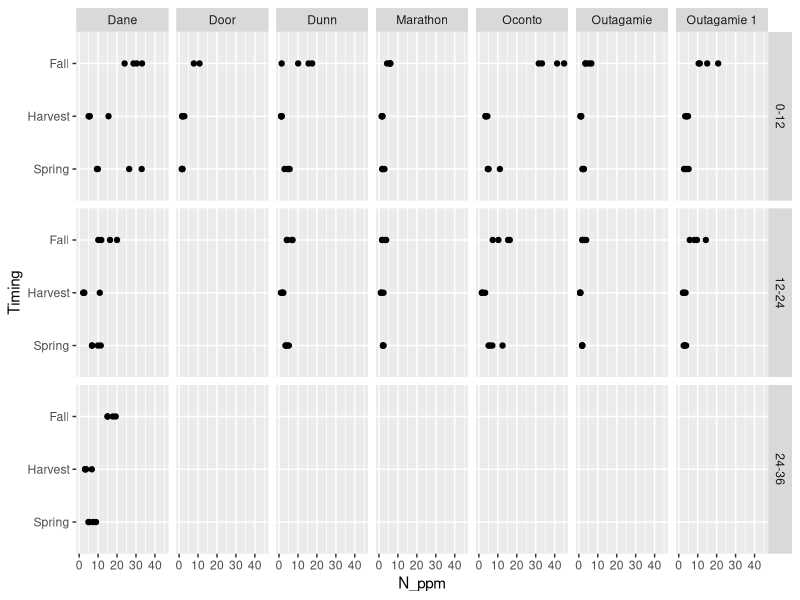
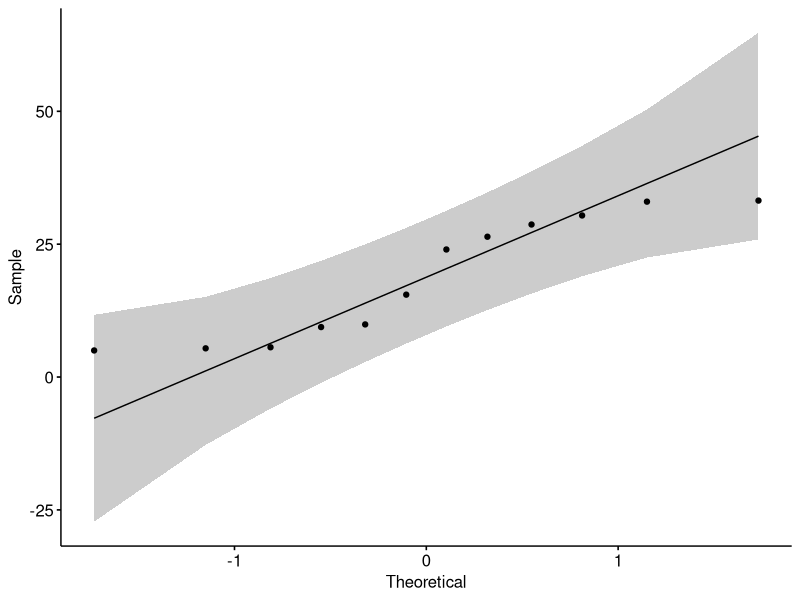
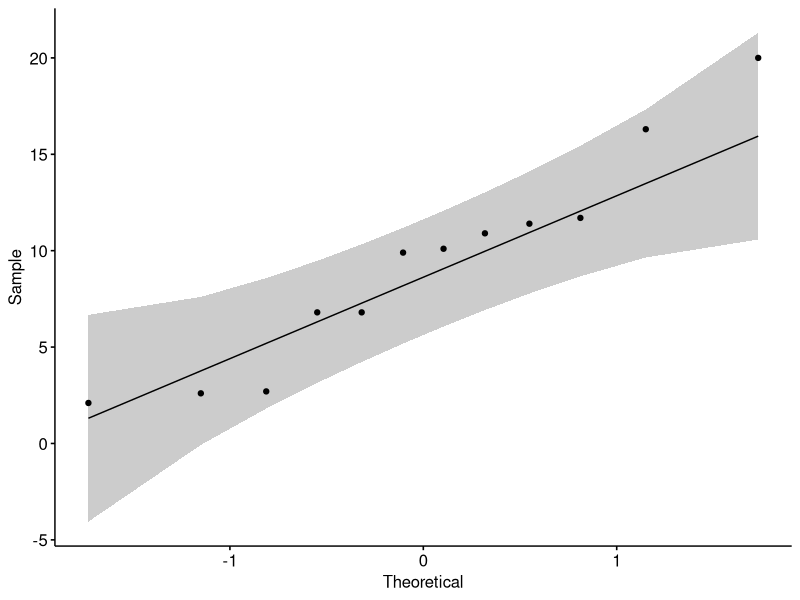
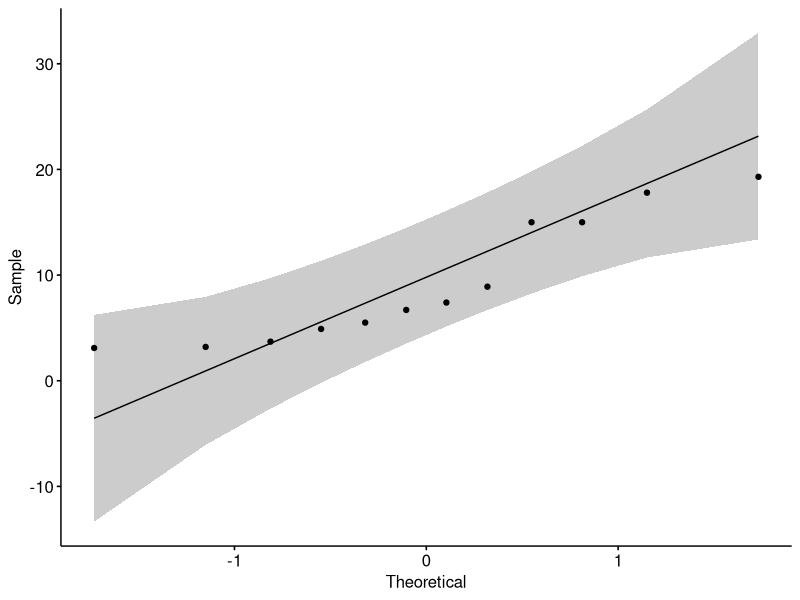
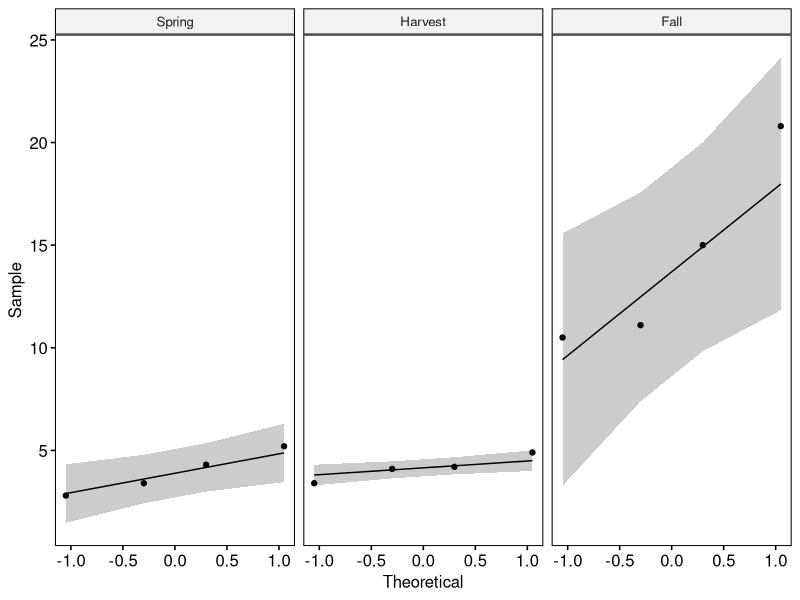
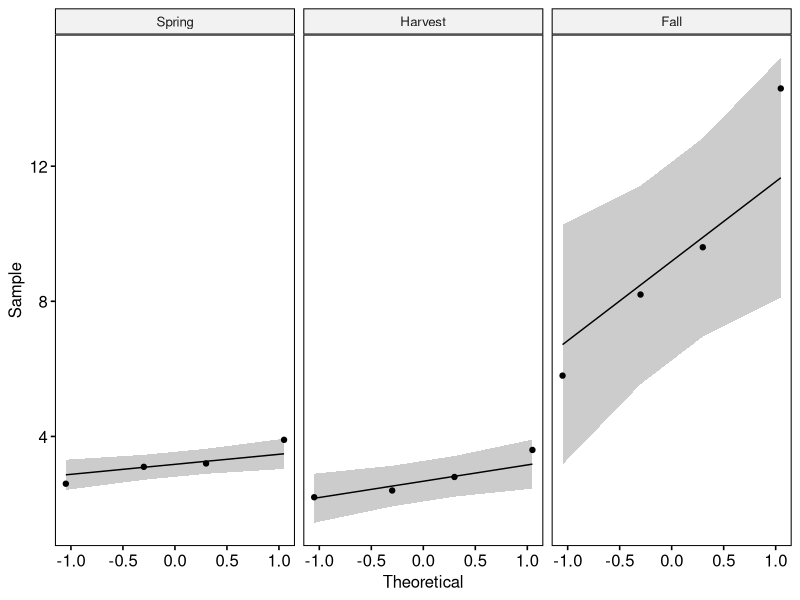

Reproduce these figures in R, in order. (Note: this script raises an error after producing the figures.)
## ---- chunk 1
library(ggplot2)
library(tidyverse)
library(dplyr)
library(emmeans)
library(lme4)
library(lmerTest)
library(multcomp)
library(rstatix)
library(ggpubr)
## ---- chunk 2
getwd()
data1= read.csv(file="Season_nitrate.csv")

data1 = data1 %>%
  mutate(Rep= as.factor(Rep))

str(data1)
## ---- chunk 3
data1 = data1 %>%
  mutate(Timing = fct_recode(Timing,
                    "Fall" = "PP",
                    "Spring" = "GU",
                    "Harvest" = "PH"))

order = c("Fall", "Fall", "Fall", "Spring", "Spring", "Spring", "Harvest", "Harvest", "Harvest")
## ---- chunk 4
data1 %>%
  ggplot(aes(x = Timing, y = N_ppm)) +
  geom_point() +
  facet_grid(rows = vars(Depth), cols = vars(County)) +
  coord_flip()
## ---- chunk 5
Dane12 = data1 %>%
  filter(County == "Dane", Depth == "0-12")
Dane24 = data1 %>%
  filter(County == "Dane", Depth == "12-24")
Dane36 = data1 %>%
  filter(County == "Dane", Depth == "24-36")
## ---- chunk 6
#Looking for outliers
Dane12 %>%
  group_by(Timing) %>%
  identify_outliers(N_ppm)#1 outlier, no extreme outliers
Dane24 %>%
  group_by(Timing) %>%
  identify_outliers(N_ppm)#1 outlier, no extreme outliers
Dane36 %>%
  group_by(Timing) %>%
  identify_outliers(N_ppm)#1 outlier, no extreme outliers
## ---- chunk 7
#Normality Test
Dane12 %>%
  #group_by(Timing) %>%
  shapiro_test(N_ppm)#Harvest timing failed

ggqqplot(Dane12, "N_ppm")
#Harvest timing is not normal, outlier is the cause 
#based on qqplot and oulier test
#It's good enough based on visual test

Dane24 %>%
  group_by(Timing) %>%
  shapiro_test(N_ppm)#Harvest timing failed

ggqqplot(Dane24, "N_ppm")
#based on qqplot and oulier test
#It's good enough based on visual test

Dane36 %>%
  group_by(Timing) %>%
  shapiro_test(N_ppm) #Harvest timing failed

ggqqplot(Dane36, "N_ppm")
#Harvest timing is not normal, outlier is the cause 
#based on qqplot and oulier test
#It's good enough based on visual test
## ---- chunk 8
Dane12_model = lmer(N_ppm ~ Timing + (1|Rep), data = Dane12)
Dane24_model = lmer(N_ppm ~ Timing + (1|Rep), data = Dane24)
Dane36_model = lmer(N_ppm ~ Timing + (1|Rep), data = Dane36)
## ---- chunk 9
anova(Dane12_model)
#significant differences based on timing

anova(Dane24_model)
#significant differences based on timing

anova(Dane36_model)
#significant differences based on timing
## ---- chunk 10
Dane12_means = lsmeans(Dane12_model, ~ Timing, contr= "pairwise", adjust= "none")
Dane24_means = lsmeans(Dane24_model, ~ Timing, contr= "pairwise", adjust= "none")
Dane36_means = lsmeans(Dane36_model, ~ Timing, contr= "pairwise", adjust= "none")

Dane12_CLD = cld(Dane12_means$lsmeans,alpha=0.05, Letters=letters, sort=FALSE, reverse=FALSE)
Dane24_CLD = cld(Dane24_means$lsmeans,alpha=0.05, Letters=letters, sort=FALSE, reverse=FALSE)
Dane36_CLD = cld(Dane36_means$lsmeans,alpha=0.05, Letters=letters, sort=FALSE, reverse=FALSE)
## ---- chunk 11
Dane12_CLD = Dane12_CLD %>%
  mutate(Depth = "0-12")

Dane24_CLD = Dane24_CLD %>%
  mutate(Depth = "12-24") 

Dane36_CLD = Dane36_CLD %>%
  mutate(Depth = "24-36")

Dane_CLD = rbind(Dane12_CLD, Dane24_CLD, Dane36_CLD)

Dane_CLD = as_tibble(Dane_CLD) %>% 
  rename(N_ppm = lsmean) %>%
  mutate(N_ppm = round(N_ppm,0),
         Timing = factor(Timing, c("Fall", "Spring", "Harvest")),
         Depth = factor(Depth, c("0-12", "12-24", "24-36")),
         Location = "Dane")
## ---- chunk 12
Outagamie1_12 = data1 %>%
  filter(County == "Outagamie 1", Depth == "0-12")
Outagamie1_24 = data1 %>%
  filter(County == "Outagamie 1", Depth == "12-24")
## ---- chunk 13
#Looking for outliers
Outagamie1_12 %>%
  group_by(Timing) %>%
  identify_outliers(N_ppm)#no outliers

Outagamie1_24 %>%
  group_by(Timing) %>%
  identify_outliers(N_ppm)#no outliers
## ---- chunk 14
#Normality Test
Outagamie1_12 %>%
  group_by(Timing) %>%
  shapiro_test(N_ppm)#passed

ggqqplot(Outagamie1_12, "N_ppm", facet.by = "Timing")
#looks good

Outagamie1_24 %>%
  group_by(Timing) %>%
  shapiro_test(N_ppm)#passed

ggqqplot(Outagamie1_24, "N_ppm", facet.by = "Timing")
#looks good
## ---- chunk 15
Outagamie1_12_model = lmer(N_ppm ~ Timing + (1|Rep), data = Outagamie1_12)
Outagamie1_24_model = lmer(N_ppm ~ Timing + (1|Rep), data = Outagamie1_24)
## ---- chunk 16
anova(Outagamie1_12_model)
#significant differences based on timing

anova(Outagamie1_24_model)
#significant differences based on timing
## ---- chunk 17
Outagamie1_12_means = lsmeans(Outagamie1_12_model, ~ Timing, contr= "pairwise", adjust= "none")
Outagamie1_24_means = lsmeans(Outagamie1_24_model, ~ Timing, contr= "pairwise", adjust= "none")

Outagamie1_12_CLD = cld(Outagamie1_12_means$lsmeans,alpha=0.05, Letters=letters, sort=FALSE, reverse=FALSE)
Outagamie1_24_CLD = cld(Outagamie1_24_means$lsmeans,alpha=0.05, Letters=letters, sort=FALSE, reverse=FALSE)
## ---- chunk 18
Outagamie1_12_CLD = Outagamie1_12_CLD %>%
  mutate(Depth = "0-12")

Outagamie1_24_CLD = Outagamie1_24_CLD %>%
  mutate(Depth = "12-24") 

Outagamie1_CLD = rbind(Outagamie1_12_CLD, Outagamie1_24_CLD)

Outagamie1_CLD = as_tibble(Outagamie1_CLD) %>% 
  rename(N_ppm = lsmean) %>%
  mutate(N_ppm = round(N_ppm,0),
         Timing = factor(Timing, c("Fall", "Spring", "Harvest")),
         Depth = factor(Depth, c("0-12", "12-24")),
         Location = "Outagamie 1")
## ---- chunk 19
Door12 = data1 %>%
  filter(County == "Door", Depth == "0-12")
## ---- chunk 20
#Looking for outliers
Door12 %>%
  group_by(Timing) %>%
  identify_outliers(N_ppm)#1 outlier and it is extreme
## ---- chunk 21
#Normality Test
Door12 %>%
  group_by(Timing) %>%
  shapiro_test(N_ppm) #can't perform because of missing data

ggqqplot(Door12, "N_ppm", facet.by = "Timing")
#looks good
## ---- chunk 22
Door12_model = lmer(N_ppm ~ Timing + (1|Rep), data = Door12)
## ---- chunk 23
anova(Door12_model)
#significant differences based on timing
## ---- chunk 24
Door_12_means = lsmeans(Door_12, ~ Timing, contr= "pairwise", adjust= "none")

Door_12_CLD = cld(Door_12_means$lsmeans,alpha=0.05, Letters=letters, sort=FALSE, reverse=FALSE)
## ---- chunk 25
Door_12_CLD = Door_12_CLD %>%
  mutate(Depth = "0-12")

Door_CLD = as_tibble(Door_12_CLD) %>% 
  rename(N_ppm = lsmean) %>%
  mutate(N_ppm = round(N_ppm,0),
         Timing = factor(Timing, c("Fall", "Spring", "Harvest")),
         Depth = factor(Depth, c("0-12")),
         Location = "Door")
## ---- chunk 26
Outagamie2_12 = data1 %>%
  filter(County == "Outagamie", Depth == "0-12")
Outagamie2_24 = data1 %>%
  filter(County == "Outagamie", Depth == "12-24")
## ---- chunk 27
#Looking for outliers
Outagamie2_12 %>%
  group_by(Timing) %>%
  identify_outliers(N_ppm)#1 outlier, not extreme

Outagamie2_24 %>%
  group_by(Timing) %>%
  identify_outliers(N_ppm)# 2 outliers, both extreme
## ---- chunk 28
#Normality Test
Outagamie2_12 %>%
  group_by(Timing) %>%
  shapiro_test(N_ppm)#passed

ggqqplot(Outagamie2_12, "N_ppm", facet.by = "Timing")
#looks good

Outagamie2_24 %>%
  group_by(Timing) %>%
  shapiro_test(N_ppm)#Spring and harvest failed, probs because of outlier

ggqqplot(Outagamie2_24, "N_ppm", facet.by = "Timing")
#looks good, we'll use it
## ---- chunk 29
Outagamie2_12_model = lmer(N_ppm ~ Timing + (1|Rep), data = Outagamie2_12)
Outagamie2_24_model = lmer(N_ppm ~ Timing + (1|Rep), data = Outagamie2_24)
## ---- chunk 30
anova(Outagamie2_12_model)
#significant differences based on timing

anova(Outagamie2_24_model)
#significant differences based on timing
## ---- chunk 31
Outagamie2_12_means = lsmeans(Outagamie2_12_model, ~ Timing, contr= "pairwise", adjust= "none")
Outagamie2_24_means = lsmeans(Outagamie2_24_model, ~ Timing, contr= "pairwise", adjust= "none")

Outagamie2_12_CLD = cld(Outagamie2_12_means$lsmeans,alpha=0.05, Letters=letters, sort=FALSE, reverse=FALSE)
Outagamie2_24_CLD = cld(Outagamie2_24_means$lsmeans,alpha=0.05, Letters=letters, sort=FALSE, reverse=FALSE)
## ---- chunk 32
Outagamie2_12_CLD = Outagamie2_12_CLD %>%
  mutate(Depth = "0-12")

Outagamie2_24_CLD = Outagamie2_24_CLD %>%
  mutate(Depth = "12-24") 

Outagamie2_CLD = rbind(Outagamie2_12_CLD, Outagamie2_24_CLD)

Outagamie2_CLD = as_tibble(Outagamie2_CLD) %>% 
  rename(N_ppm = lsmean) %>%
  mutate(N_ppm = round(N_ppm,0),
         Timing = factor(Timing, c("Fall", "Spring", "Harvest")),
         Depth = factor(Depth, c("0-12", "12-24")),
         Location = "Outagamie 2")
## ---- chunk 33
Outagamie2_N_PPM = Outagamie2_CLD %>%
  ggplot(aes(x= Timing, y= N_ppm)) +
  geom_point(aes()) +
  geom_pointrange(aes(ymin = lower.CL, ymax = upper.CL)) +
  geom_text(aes(label = .group), nudge_x = 0.08) +
  facet_grid(rows = vars(Depth)) +
  labs(title = "Outagamie 2", x = "sample timing", y = "soil nitrate (ppm)") +
  theme(legend.position = "none")
  

Outagamie2_N_PPM
## ---- chunk 34
Marathon12 = data1 %>%
  filter(County == "Marathon", Depth == "0-12")
Marathon24 = data1 %>%
  filter(County == "Marathon", Depth == "12-24")
## ---- chunk 35
#Looking for outliers
Marathon12 %>%
  group_by(Timing) %>%
  identify_outliers(N_ppm)#2 outliers, not extreme

Marathon24 %>%
  group_by(Timing) %>%
  identify_outliers(N_ppm)#1 outliers, not extreme
## ---- chunk 36
#Normality Test
Marathon12 %>%
  group_by(Timing) %>%
  shapiro_test(N_ppm)#failed

ggqqplot(Marathon12, "N_ppm", facet.by = "Timing")
#looks okay, we'll use it

Marathon24 %>%
  group_by(Timing) %>%
  shapiro_test(N_ppm)#passed

ggqqplot(Marathon24, "N_ppm", facet.by = "Timing")
#looks good, we'll use it
## ---- chunk 37
Marathon12_model = lmer(N_ppm ~ Timing + (1|Rep), data = Marathon12)
Marathon24_model = lmer(N_ppm ~ Timing + (1|Rep), data = Marathon24)
## ---- chunk 38
anova(Marathon12_model)
#significant differences based on timing

anova(Marathon24_model)
#no significant differences based on timing
## ---- chunk 39
Marathon_12_means = lsmeans(Marathon12_model, ~ Timing, contr= "pairwise", adjust= "none")
Marathon_24_means = lsmeans(Marathon24_model, ~ Timing, contr= "pairwise", adjust= "none")

Marathon_12_CLD = cld(Marathon_12_means$lsmeans,alpha=0.05, Letters=letters, sort=FALSE, reverse=FALSE)
Marathon_24_CLD = cld(Marathon_24_means$lsmeans,alpha=0.05, Letters=letters, sort=FALSE, reverse=FALSE)
## ---- chunk 40
Marathon_12_CLD = Marathon_12_CLD %>%
  mutate(Depth = "0-12")

Marathon_24_CLD = Marathon_24_CLD %>%
  mutate(Depth = "12-24") 

Marathon_CLD = rbind(Marathon_12_CLD, Marathon_24_CLD)

Marathon_CLD = as_tibble(Marathon_CLD) %>% 
  rename(N_ppm = lsmean) %>%
  mutate(N_ppm = round(N_ppm,0),
         Timing = factor(Timing, c("Fall", "Spring", "Harvest")),
         Depth = factor(Depth, c("0-12", "12-24")),
         Location = "Marathon")
## ---- chunk 41
Oconto12 = data1 %>%
  filter(County == "Oconto", Depth == "0-12")
Oconto24 = data1 %>%
  filter(County == "Oconto", Depth == "12-24")
## ---- chunk 42
#Looking for outliers
Oconto12 %>%
  group_by(Timing) %>%
  identify_outliers(N_ppm)#1 outliers, not extreme

Oconto24 %>%
  group_by(Timing) %>%
  identify_outliers(N_ppm)
## ---- chunk 43
#Normality Test
Oconto12 %>%
  group_by(Timing) %>%
  shapiro_test(N_ppm)#Spring failed

ggqqplot(Oconto12, "N_ppm", facet.by = "Timing")
#looks okay, we'll use it

Oconto24 %>%
  group_by(Timing) %>%
  shapiro_test(N_ppm)#passed

ggqqplot(Oconto24, "N_ppm", facet.by = "Timing")
#looks good, we'll use it
## ---- chunk 44
Oconto12_model = lmer(N_ppm ~ Timing + (1|Rep), data = Oconto12)

Oconto24_model = lmer(N_ppm ~ Timing + (1|Rep), data = Oconto24)
## ---- chunk 45
anova(Oconto12_model)
#significant differences based on timing

anova(Oconto24_model)
#significant differences based on timing
## ---- chunk 46
Oconto_12_means = lsmeans(Oconto12_model, ~ Timing, contr= "pairwise", adjust= "none")
Oconto_24_means = lsmeans(Oconto24_model, ~ Timing, contr= "pairwise", adjust= "none")

Oconto_12_CLD = cld(Oconto_12_means$lsmeans,alpha=0.05, Letters=letters, sort=FALSE, reverse=FALSE)
Oconto_24_CLD = cld(Oconto_24_means$lsmeans,alpha=0.05, Letters=letters, sort=FALSE, reverse=TRUE)
## ---- chunk 47
Oconto_12_CLD = Oconto_12_CLD %>%
  mutate(Depth = "0-12")

Oconto_24_CLD = Oconto_24_CLD %>%
  mutate(Depth = "12-24") 

Oconto_CLD = rbind(Oconto_12_CLD, Oconto_24_CLD)

Oconto_CLD = as_tibble(Oconto_CLD) %>% 
  rename(N_ppm = lsmean) %>%
  mutate(N_ppm = round(N_ppm,0),
         Timing = factor(Timing, c("Fall", "Spring", "Harvest")),
         Depth = factor(Depth, c("0-12", "12-24")),
         Location = "Oconto")
## ---- chunk 48
Dunn12 = data1 %>%
  filter(County == "Dunn", Depth == "0-12")
Dunn24 = data1 %>%
  filter(County == "Dunn", Depth == "12-24")
## ---- chunk 49
#Looking for outliers
Dunn12 %>%
  group_by(Timing) %>%
  identify_outliers(N_ppm)#1 outliers, not extreme

Dunn24 %>%
  group_by(Timing) %>%
  identify_outliers(N_ppm)#no outliers
## ---- chunk 50
#Normality Test
Dunn12 %>%
  group_by(Timing) %>%
  shapiro_test(N_ppm)#passed

ggqqplot(Dunn12, "N_ppm", facet.by = "Timing")
#looks great

Dunn24 %>%
  group_by(Timing) %>%
  shapiro_test(N_ppm)#passed

ggqqplot(Dunn24, "N_ppm", facet.by = "Timing")
#looks good
## ---- chunk 51
Dunn12_model = lmer(N_ppm ~ Timing + (1|Rep), data = Dunn12)
Dunn24_model = lmer(N_ppm ~ Timing + (1|Rep), data = Dunn24)
## ---- chunk 52
anova(Dunn12_model)
#significant differences based on timing

anova(Dunn24_model)
#significant differences based on timing
## ---- chunk 53
Dunn_12_means = lsmeans(Dunn_12, ~ Timing, contr= "pairwise", adjust= "none")
Dunn_24_means = lsmeans(Dunn_24, ~ Timing, contr= "pairwise", adjust= "none")

Dunn_12_CLD = cld(Dunn_12_means$lsmeans,alpha=0.05, Letters=letters, sort=FALSE, reverse=FALSE)
Dunn_24_CLD = cld(Dunn_24_means$lsmeans,alpha=0.05, Letters=letters, sort=FALSE, reverse=TRUE)
## ---- chunk 54
Dunn_12_CLD = Dunn_12_CLD %>%
  mutate(Depth = "0-12")

Dunn_24_CLD = Dunn_24_CLD %>%
  mutate(Depth = "12-24") 

Dunn_CLD = rbind(Dunn_12_CLD, Dunn_24_CLD)

Dunn_CLD = as_tibble(Dunn_CLD) %>% 
  rename(N_ppm = lsmean) %>%
  mutate(N_ppm = round(N_ppm,0),
         Timing = factor(Timing, c("Fall", "Spring", "Harvest")),
         Depth = factor(Depth, c("0-12", "12-24")),
         Location = "Dunn")
## ---- chunk 55
all_sites = rbind(Dunn_CLD, Oconto_CLD, Marathon_CLD, Outagamie1_CLD, Outagamie2_CLD, Door_CLD, Dane_CLD)
## ---- chunk 56
All_N_PPM = all_sites %>%
  ggplot(aes(x= Timing, y= N_ppm*4)) +
  geom_point(aes(), size = 5) +
  geom_pointrange(aes(ymin = lower.CL*4, ymax = upper.CL*4)) +
  geom_text(aes(label = .group), nudge_x =  0.26, size = 10) +
  facet_grid(rows = vars(Depth), cols = vars(Location)) +
  labs(title = "Background Nitrogen", x = "Sample Timing", y = "Nitrogen (lbs/acre)") +
  theme(legend.position = "none",
        axis.title.x = element_text(size = 50),
        axis.title.y = element_text(size = 50),
        axis.text.y = element_text(size = 30),
        axis.text.x = element_text(size = 30, angle = 45, hjust = 1),
        strip.text.x = element_text(size = 30),
        strip.text.y = element_text(size = 30),
        title = element_text(size = 50))
  
All_N_PPM
